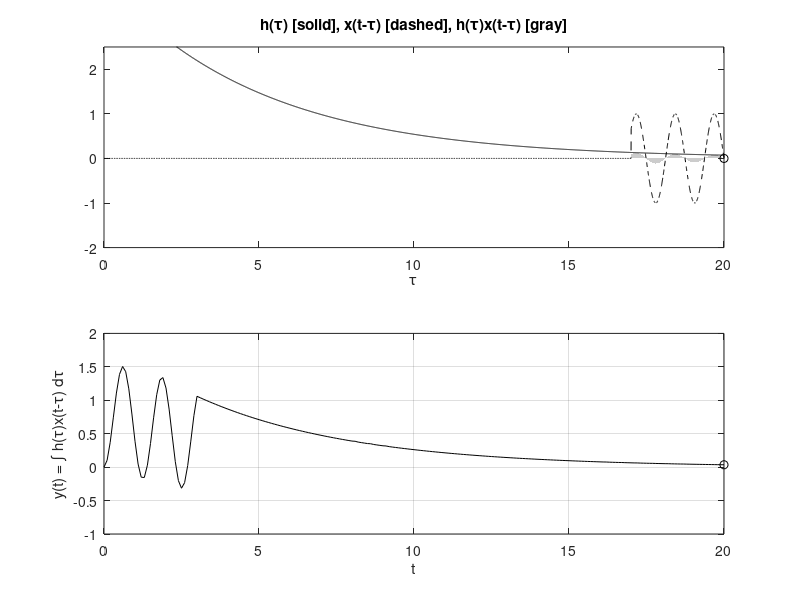

This figure's MATLAB source:
u = @(t) 1.0*(t>=0);
%In order to truncate the function we multiply the function by a unit step
%subtacted by a 20 unit delayed unit step
h = @(t) 4*exp(-t/5).*(u(t)-u(t-20)); %h2(t)
x = @(t) (u(t)-u(t-3)).*sin(5*t);

dtau = 0.005; tau = 0:dtau:20; %Modified
ti = 0; tvec = 0:.1:20;%Modified

y = NaN*zeros(1,length(tvec));  % Pre-allocate memory

for t = tvec
    ti = ti+1;  % Time index
    xh = x(t-tau).*h(tau); 
    lxh = length(xh);
    y(ti) = sum(xh.*dtau);  % Trapezoidal approximation of convolution integral
    
    subplot(2,1,1), plot(tau,h(tau),'k-',tau,x(t-tau),'k--',t,0,'ok');
    axis([tau(1) tau(end) -2.0 2.5]);
    
    patch([tau(1:end-1);tau(1:end-1);tau(2:end);tau(2:end)], ...
        [zeros(1,lxh-1);xh(1:end-1);xh(2:end);zeros(1,lxh-1)], ...
        [.8 .8 .8],'edgecolor','none');
    
    xlabel('\tau'); 
    title('h(\tau) [solid], x(t-\tau) [dashed], h(\tau)x(t-\tau) [gray]');
    
    c = get(gca,'children'); 
    set(gca,'children',[c(2);c(3);c(4);c(1)]);
    
    subplot(2,1,2), plot(tvec,y,'k',tvec(ti),y(ti),'ok');
    xlabel('t'); 
    ylabel('y(t) = \int h(\tau)x(t-\tau) d\tau');
    axis([tau(1) tau(end) -1.0 2.0]); 
    grid;
    drawnow;
end
